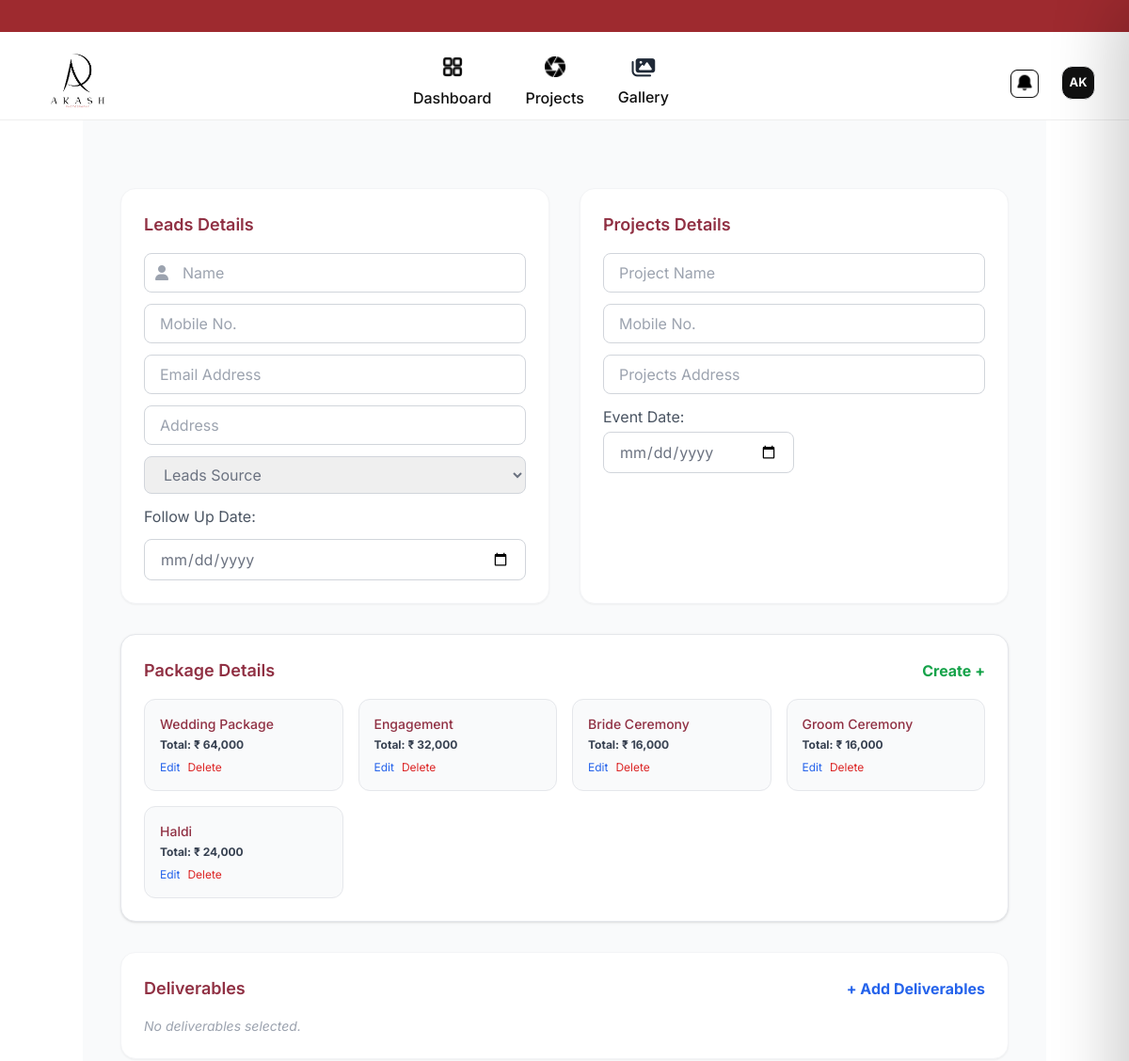
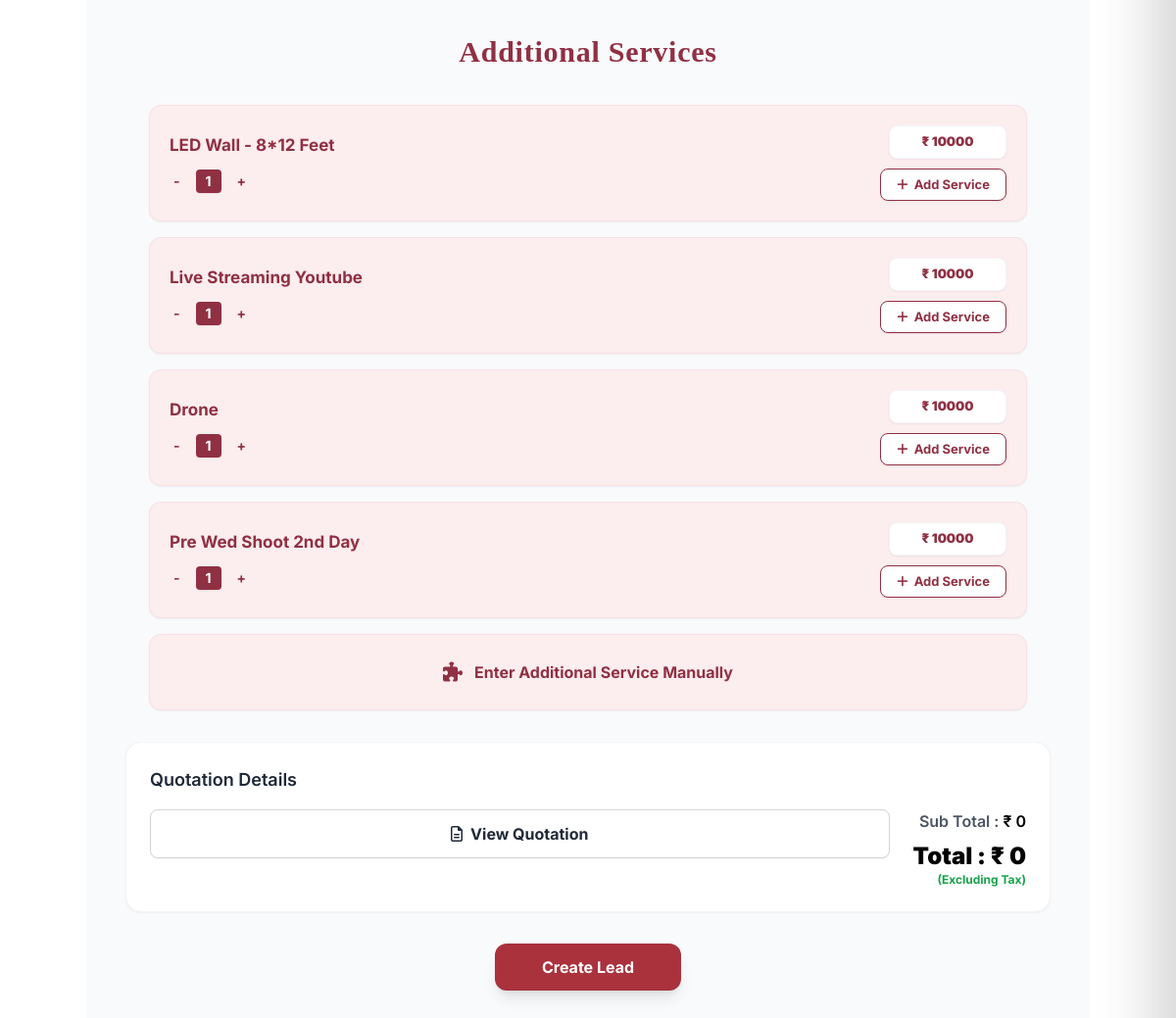
Screenshot of /leads/ with the database file from the repository (2 pictures, top to bottom).
### photography/models.py (models this page shows, shortened)
class Package(models.Model):
    package_name = models.CharField(max_length=200)
    @property
    def total_cost(self):
        total = 0.0
        for service in self.services.all():
            total += float(service.cost) * service.qty
        return total

class AdditionalService(models.Model):
    name = models.CharField(max_length=255)
    price = models.DecimalField(max_digits=12, decimal_places=2, default=0.00)

### photography/views.py (the view, shortened to what this page needs)
# urls.py: path('leads/', create_lead, name='create_lead'),
def create_lead(request):
    packages = Package.objects.all()
    teams = Team.objects.all()
    available_sub_services = SubService.objects.all()
    available_deliverables = Deliverable.objects.all()
    available_additional_services = AdditionalService.objects.all()
    packages_with_total = []
    for pkg in packages:
        packages_with_total.append({
            "id": pkg.id,
            "package_name": pkg.package_name,
            "total_cost": f"{pkg.total_cost:,.0f}"
        })
    return render(request, "create_lead.html", {
        "packages": packages_with_total,
        "teams": teams,
        "available_sub_services": available_sub_services,
        "available_deliverables": available_deliverables,
        "available_additional_services": available_additional_services,
    })

### photography/templates/create_lead.html (shortened to what this page needs)
{% extends "base.html" %}
{% load static %}
{% block content %}
<div class="max-w-5xl mx-auto p-10 bg-gray-50 min-h-screen">
    <form method="POST" class="space-y-8" id="leadForm" onsubmit="handleFormSubmit(event)">
        <div class="grid grid-cols-1 md:grid-cols-2 gap-8">
            <div class="bg-white p-6 rounded-2xl shadow-sm border border-gray-100">
                <h3 class="text-lg text-[#903043] font-semibold mb-4">Leads Details</h3>
                <div class="space-y-3">
                    <div class="relative">
                        <span class="absolute inset-y-0 left-3 flex items-center text-gray-400"><i class="fas fa-user"></i></span>
                        <input type="text" name="name" id="clientNameInput" placeholder="Name" required
                            class="w-full pl-10 pr-4 py-2 border border-gray-300 rounded-lg focus:ring-2 focus:ring-red-500 outline-none">
                    </div>
                    <input type="text" name="mobile_number" placeholder="Mobile No." required
                        class="w-full px-4 py-2 border border-gray-300 rounded-lg outline-none">
                    <input type="email" name="email" id="clientEmailInput" placeholder="Email Address"
                        class="w-full px-4 py-2 border border-gray-300 rounded-lg outline-none">
                    <input type="text" name="address" placeholder="Address"
                        class="w-full px-4 py-2 border border-gray-300 rounded-lg outline-none">
                    <select name="lead_source"
                        class="w-full px-4 py-2 border border-gray-300 rounded-lg outline-none text-gray-500">
                        <option value="">Leads Source</option>
                    </select>
                    <label class="block text-gray-600 mb-1">Follow Up Date:</label>
                    <input type="date" name="follow_up_date"
                        class="w-full px-4 py-2 border border-gray-300 rounded-lg outline-none text-gray-500">
                </div>
            </div>
            <div class="bg-white p-6 rounded-2xl shadow-sm border border-gray-100">
                <h3 class="text-lg text-[#903043] font-semibold mb-4">Projects Details</h3>
                <div class="space-y-3">
                    <input type="text" name="project_name" id="projectNameInput" placeholder="Project Name" required
                        class="w-full px-4 py-2 border border-gray-300 rounded-lg outline-none">
                    <input type="text" name="project_mobile" placeholder="Mobile No." required
                        class="w-full px-4 py-2 border border-gray-300 rounded-lg outline-none">
                    <input type="text" name="project_address" placeholder="Projects Address" required
                        class="w-full px-4 py-2 border border-gray-300 rounded-lg outline-none">
                    <div>
                        <label class="block text-gray-600 mb-1">Event Date:</label>
                        <input type="date" name="start_date" required
                            class="w-1/2 px-4 py-2 border border-gray-300 rounded-lg outline-none text-gray-500">
                    </div>
                </div>
            </div>
        </div>
        <div class="bg-white p-6 rounded-2xl shadow border">
            <div class="flex justify-between mb-4">
                <h3 class="font-semibold text-[#903043] text-lg">Package Details</h3>
                <button type="button" onclick="openModal()" class="text-green-600 font-bold hover:underline">Create +</button>
            </div>
            <div class="grid grid-cols-4 gap-4" id="packageContainer">
                {% for pkg in packages %}
                <div class="bg-gray-50 border p-4 rounded-xl relative hover:border-red-500 cursor-pointer transition"
                     onclick="selectPackage('{{pkg.id}}', this)">
                    <p class="text-sm text-[#903043] font-medium">{{pkg.package_name}}</p>
                    <p class="text-xs font-bold mt-1 text-gray-700">Total: ₹ {{ pkg.total_cost }}</p>
                    <div class="flex gap-2 mt-2">
                        <button type="button" onclick="event.stopPropagation(); editPackage({{pkg.id}})"
                            class="text-blue-600 text-xs hover:underline">Edit</button>
                        <button type="button" onclick="event.stopPropagation(); deletePackage({{pkg.id}}, this)"
                            class="text-red-600 text-xs hover:underline">Delete</button>
                    </div>
                </div>
                {% endfor %}
            </div>
        </div>
        <div class="bg-white p-6 rounded-2xl shadow-sm border border-gray-100 mt-8">
            <div class="flex justify-between mb-4">
                <h3 class="text-lg font-semibold text-[#903043]">Deliverables</h3>
                <button type="button" onclick="openDeliverablesModal()" class="text-blue-600 font-bold hover:underline">+ Add Deliverables</button>
            </div>
            <div id="selectedDeliverablesContainer" class="flex flex-wrap gap-2">
                <span class="text-sm text-gray-400 italic">No deliverables selected.</span>
            </div>
        </div>
        <div class="mt-12 max-w-4xl mx-auto">
            <h2 class="text-[30px] font-serif text-[#903043] text-center mb-8 font-bold tracking-wide">Additional Services</h2>
            <div id="additionalServicesList" class="space-y-4">
                {% for svc in available_additional_services %}
                <div class="bg-[#FCEDEE] rounded-xl p-5 flex justify-between items-center shadow-sm border border-[#F8E1E4]" id="add-svc-{{ svc.id }}" data-id="{{ svc.id }}" data-title="{{ svc.name }}" data-price="{{ svc.price }}">
                    <div>
                        <h4 class="text-[#903043] font-bold text-[17px] mb-3">{{ svc.name }}</h4>
                        <div class="flex items-center gap-3 text-[#903043] font-bold text-sm">
                            <button type="button" class="hover:scale-125 transition px-1" onclick="updateAddSvcQty('{{ svc.id }}', -1, event)">-</button>
                            <span class="bg-[#903043] text-white px-2.5 py-0.5 rounded shadow-sm qty-val-1">1</span>
                            <button type="button" class="hover:scale-125 transition px-1" onclick="updateAddSvcQty('{{ svc.id }}', 1, event)">+</button>
                        </div>
                    </div>
                    <div class="flex flex-col items-end gap-2.5">
                        <div class="bg-white text-[#903043] font-black py-1.5 px-6 rounded-lg text-[13px] shadow-sm border border-gray-100 min-w-[120px] text-center">
                            ₹ {{ svc.price|floatformat:0 }}
                        </div>
                        <button type="button" onclick="toggleAddService('{{ svc.id }}', this)" class="bg-white border border-[#903043] text-[#903043] font-bold py-1.5 px-4 rounded-lg text-[13px] shadow-sm hover:bg-[#903043] hover:text-white transition flex items-center gap-1.5 add-svc-btn min-w-[120px] justify-center">
                            <i class="fas fa-plus"></i> Add Service
                        </button>
                    </div>
                </div>
                {% endfor %}
            </div>
            <button type="button" onclick="openManualServiceModal()" class="w-full mt-4 bg-[#FCEDEE] border border-[#F8E1E4] rounded-xl p-6 flex justify-center items-center gap-3 hover:bg-[#F9E4E6] transition shadow-sm text-[#903043] font-bold text-[16px]">
                <i class="fas fa-puzzle-piece text-xl"></i> Enter Additional Service Manually
            </button>
        </div>
        <div class="bg-white p-6 rounded-2xl shadow-sm border border-gray-100 mt-12">
            <h3 class="text-lg font-semibold mb-4 text-gray-800">Quotation Details</h3>
            <div class="flex flex-col md:flex-row justify-between gap-6">
                <div class="flex-1 space-y-4">
                    <div class="flex flex-col sm:flex-row gap-3">
                        <button type="button" onclick="openQuotationModal()"
                            class="flex-1 px-6 py-3 bg-white hover:bg-gray-50 text-gray-800 font-bold rounded-lg flex items-center justify-center gap-2 border border-gray-300 transition-colors shadow-sm">
                            <i class="fa-regular fa-file-lines"></i> View Quotation
                        </button>
                    </div>
                </div>
                <div class="text-right flex flex-col justify-end">
                    <p class="text-gray-600 font-semibold">Sub Total : <span id="subTotal" class="text-black">₹ 0</span></p>
                    <h2 class="text-2xl font-black mt-2">Total : <span id="totalAmount">₹ 0</span></h2>
                    <p class="text-green-600 text-xs font-bold cursor-pointer">(Excluding Tax)</p>
                </div>
            </div>
        </div>
        <div class="flex justify-center mt-10">
            <button type="submit"
                class="px-12 py-3 bg-[#A9323D] text-white font-bold rounded-xl hover:bg-red-800 transition shadow-lg">
                Create Lead
            </button>
        </div>
    </form>
</div>
{% endblock %}

### photography/templates/base.html (style rules this page uses)
body { font-family: "Inter", sans-serif; background: #fff; overflow-x: hidden; overflow-y: auto; }

### rows the page displays
Package: package_name "Wedding Package"
Package: package_name "Engagement"
Package: package_name "Bride Ceremony"
Package: package_name "Groom Ceremony"
Package: package_name "Haldi"
AdditionalService: name "LED Wall - 8*12 Feet", price "10000"
AdditionalService: name "Live Streaming Youtube", price "10000"
AdditionalService: name "Drone", price "10000"
AdditionalService: name "Pre Wed Shoot 2nd Day", price "10000"

### other values shown
{{ pkg.total_cost }} "64,000" "32,000" "16,000" "16,000" "24,000"
